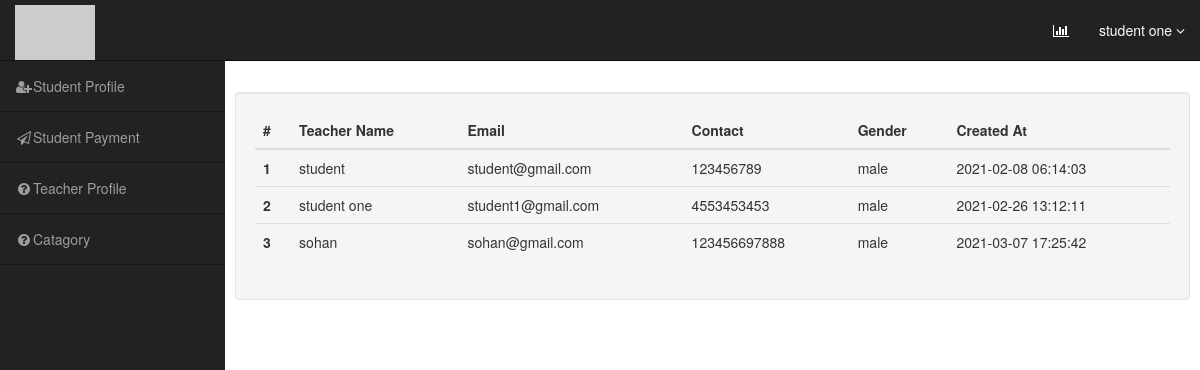
The app's page /admin/student.php (signed in) with its own data.
### tables this page shows
CREATE TABLE `student_table` (
  `student_id` int(11) NOT NULL,
  `student_name` varchar(200) NOT NULL,
  `student_email` varchar(266) NOT NULL,
  `student_phone` varchar(200) NOT NULL,
  `student_password` varchar(300) NOT NULL,
  `gender` varchar(200) NOT NULL,
  `created_at` timestamp NOT NULL DEFAULT current_timestamp()
);

### include/dbcon.php (called while the page is built, shortened)
<?php
class DatabaseConnection{
	public $db;
	public function connectDataBase(){
		$this->db = new mysqli('localhost', 'root', '', 'online_edu');
	}
	public function queryfunk_help($query){
		$result = $this->db->query($query) or die($this->db->error.__LINE__);
		if($result->num_rows > 0){
			return $result;
		} else {
			return false;
		}
	}
}
 ?>

### include/ViewClass.php (called while the page is built, shortened)
<?php
include_once 'dbcon.php';
class ViewClass extends DatabaseConnection
{
			public function studentlist(){
		$sqlquery = "SELECT * FROM student_table";
		$result = $this->queryfunk_help($sqlquery);
		return $result;
		}
}
 ?>

### admin/student.php (the view)
<?php include 'head.php'; ?>
        <div id="page-wrapper">
            <div class="container-fluid">
                <div class="row" id="main" >
                    <div class="col-sm-12 col-md-12 well" id="content">
                        <table class="table">
                            <thead class="thead-light">
                              <tr>
                                <th scope="col">#</th>
                                <th scope="col">Teacher Name</th>
                                <th scope="col">Email</th>
                                <th scope="col">Contact</th>
                                <th scope="col">Gender</th>
                                <th scope="col">Created At</th>
                              </tr>
                            </thead>
                                <tbody>
                                                  <?php
                    $viewcat = $viewcls->studentlist();
                    if ($viewcat) {
                        $i = 0;
                    foreach ($viewcat as $value) {
                        $i++;
                                 ?>
                              <tr>
                                <th scope="row"><?php echo $i; ?></th>
                                <td><?php echo $value['student_name']; ?></td>
                                <td><?php echo $value['student_email']; ?></td>
                                <td><?php echo $value['student_phone']; ?></td>
                                <td><?php echo $value['gender']; ?></td>
                                <td><?php echo $value['created_at']; ?></td>
                              </tr>
                    <?php }} ?>
                            </tbody>
                          </table>
                    </div>
                </div>
            </div>
        </div>
<?php include 'foot.php'; ?>

### admin/css/style.css (style rules this page uses)
@media (min-width:768px) { body { margin-top: 50px; } }
#page-wrapper { width: 100%; padding: 0; background-color: #fff; }
@media (min-width:768px) { #page-wrapper { padding: 22px 10px; } }

### records on screen
student_table: student_name "student", student_email "student@gmail.com", student_phone "123456789", gender "male", created_at "2021-02-08 06:14:03"
student_table: student_name "student one", student_email "student1@gmail.com", student_phone "4553453453", gender "male", created_at "2021-02-26 13:12:11"
student_table: student_name "sohan", student_email "sohan@gmail.com", student_phone "123456697888", gender "male", created_at "2021-03-07 17:25:42"

### other values on screen
$username =$_SESSION['name'] "student one"
